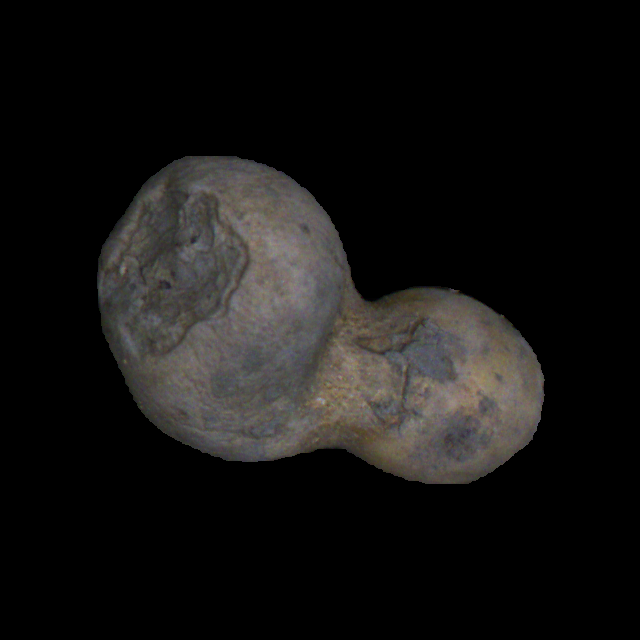
#> input picture 5_classes_malformed/bottleneck/sd_malformed_12_2_1_108_3.png, 640 x 640 px, found by its file name
$ jupyter execute --allow-errors fourier_bad.ipynb   (shell and % lines are left out)
#> lines starting #> are read from the running program, lines starting #| are printed output that depends on the picture; after the words box and inside, x2 and y2 are one past the last pixel; in counts of white or black regions, pixels touching at a corner belong together
[cell 1]
import cv2
import numpy as np
from scipy.interpolate import interp1d
from pyefd import elliptic_fourier_descriptors
from matplotlib import pyplot as plt

[cell 2]
def process_image_and_calculate_dft(image_path, target_length=256):

    # Load image
    img = cv2.imread(image_path, cv2.IMREAD_UNCHANGED)
    gray = cv2.cvtColor(img, cv2.COLOR_BGR2GRAY)
    blur = cv2.GaussianBlur(gray, (5, 5), 0)

    _, thresh = cv2.threshold(blur, 1, 255, cv2.THRESH_BINARY)

    plt.imshow(gray)
    plt.show()

    plt.imshow(thresh)
    plt.show()

    contours, _ = cv2.findContours(thresh, cv2.RETR_EXTERNAL, cv2.CHAIN_APPROX_NONE)

    if not contours:
        raise ValueError("No contours found")

    coeffs = []

    for cnt in contours:
        # Find the coefficients of the contours
        coeffs.append(elliptic_fourier_descriptors(np.squeeze(cnt, axis=1), order=10))

    potato_contour = max(contours, key=cv2.contourArea)

    M = cv2.moments(potato_contour)

    if M['m00'] == 0:
        raise ValueError("Invalid contour")

    # Calculate the centroid
    cx = int(M['m10']/M['m00'])
    cy = int(M['m01']/M['m00'])

    potato_contour = potato_contour.squeeze()

    distances = np.sqrt((potato_contour[:, 0] - cx)**2 + (potato_contour[:, 1] - cy)**2)

    x_old = np.linspace(0, 1, len(distances))
    f = interp1d(x_old, distances, kind='linear')
    x_new = np.linspace(0, 1, target_length)

    distances_interpolated = f(x_new)

    # Normalize the interpolated distances so that the maximum distance is 250
    max_distance = np.max(distances_interpolated)
    distances_normalized = distances_interpolated / max_distance * 250

    dft_result = np.fft.fft(distances_normalized)

    dft_magnitude = np.abs(dft_result)

    return dft_magnitude

[cell 3]
img_path = "/home/mishkat/Downloads/malformed_potato/potato_good_malformed/malformed_potatoes_fourier_2_class/malformed/sd_malformed_12_2_1_108_3.png"

#> (a cell that did not finish here is left out)

#> in process_image_and_calculate_dft, img is the input picture: shape (640, 640, 3); mean B, G, R 19.1, 20.1, 21.2
#> in process_image_and_calculate_dft, `_, thresh = cv2.threshold(blur, 1, 255, cv2.THRESH_BINARY)`:
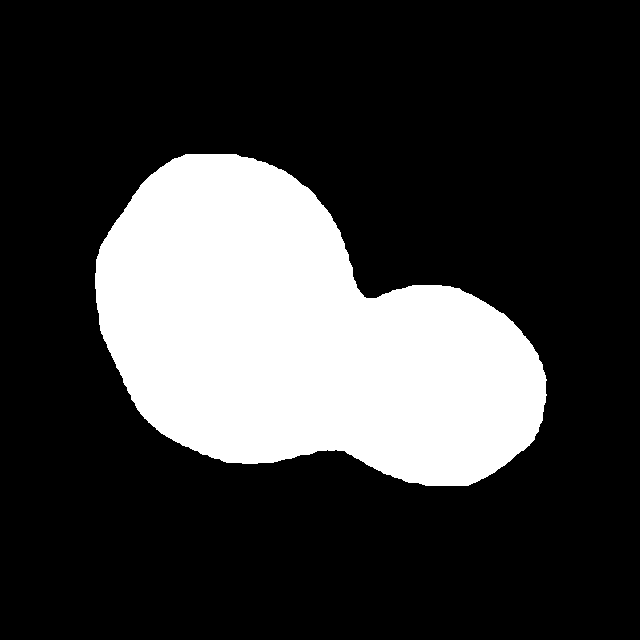
#> thresh: shape (640, 640); 23.9% white; 1 white region
#> in process_image_and_calculate_dft, `contours, _ = cv2.findContours(thresh, cv2.RETR_EXTERNAL, cv2.CHAIN_AP..`: contours = 1 contour; box (x1, y1, x2, y2) and area: (95, 154, 547, 486) 97432
#> the loop in process_image_and_calculate_dft, `for cnt in contours:` made 1 pass
#> after the loop in process_image_and_calculate_dft, `for cnt in contours:`: coeffs = []

[cell 5]
# Plotting the DFT and Images
def show_images_and_dft(img_path, check):
    img = cv2.imread(img_path, cv2.IMREAD_UNCHANGED)
    plt.figsize = (12, 6)
    plt.subplot(1, 2, 1)
    plt.imshow(img)
    plt.title('Original Image')

    plt.subplot(1, 2, 2)
    plt.plot(check[:256 // 2])  # Plot only half (symmetrical)
    # plt.plot(check[:256])
    plt.title('Fourier Magnitude')
    plt.xlabel('Frequency')
    plt.ylabel('Magnitude')

    plt.tight_layout()
    plt.show()

[cell 6]
img_path = "/home/mishkat/Downloads/malformed_potato/potato_good_malformed/malformed_potatoes_fourier_2_class/malformed/sd_malformed_12_2_1_114_9.png"
#> (the rest of this cell did not finish here and is left out)

#> call 2 of process_image_and_calculate_dft, with target_length = 256
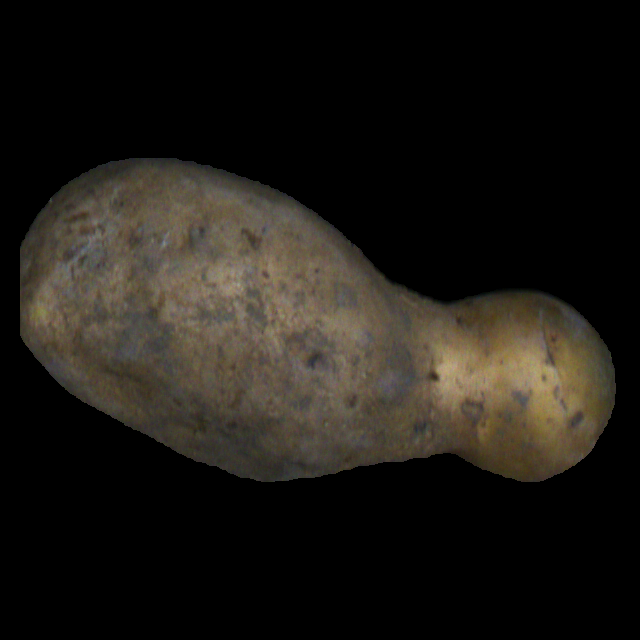
#> input picture potato_good_malformed/malformed_potatoes_fourier_2_class/malformed/sd_malformed_12_2_1_114_9.png, 640 x 640 px, found by its file name
#> in process_image_and_calculate_dft, img is the input picture: shape (640, 640, 3); mean B, G, R 20.9, 25.9, 29.1
#> in process_image_and_calculate_dft (call 2), `gray = cv2.cvtColor(img, cv2.COLOR_BGR2GRAY)`:
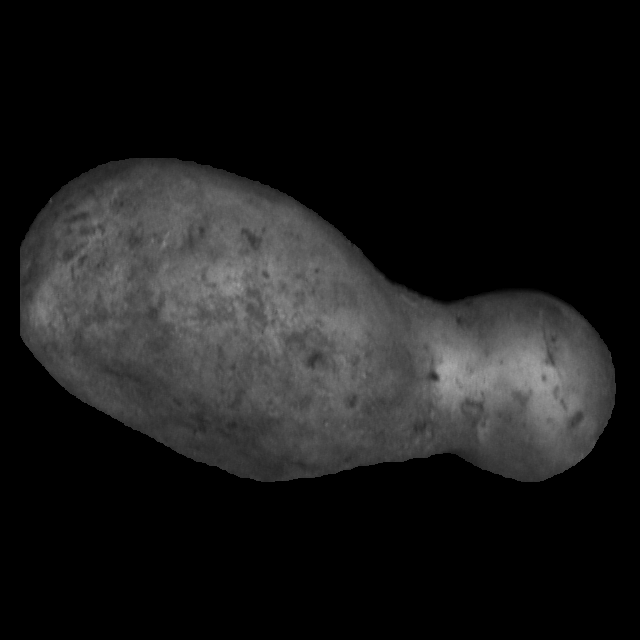
#> gray: shape (640, 640); min 0, max 170, mean 26.3
#> in process_image_and_calculate_dft (call 2), `_, thresh = cv2.threshold(blur, 1, 255, cv2.THRESH_BINARY)`:
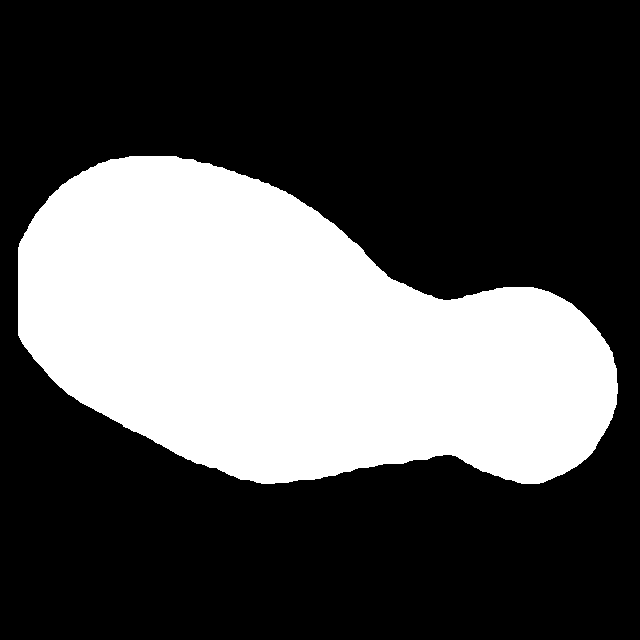
#> thresh: shape (640, 640); 32.4% white; 1 white region
#> in process_image_and_calculate_dft (call 2), `contours, _ = cv2.findContours(thresh, cv2.RETR_EXTERNAL, cv2.CHAIN_AP..`: contours = 1 contour; box (x1, y1, x2, y2) and area: (18, 156, 618, 484) 131861

#> (a cell that did not finish here is left out)

[cell 8]
img_path = "/home/mishkat/Downloads/malformed_potato/potato_good_malformed/malformed_potatoes_fourier_2_class/malformed/sd_malformed_12_2_1_110_13.png"

#> (the rest of this cell did not finish here and is left out)


#> (a cell that did not finish here is left out)

[cell 10]
img_path = "/home/mishkat/Downloads/malformed_potato/potato_good_malformed/malformed_potatoes_fourier_2_class/good/Afra_12_2_1_100_0.png"
#> (the rest of this cell did not finish here and is left out)


#> (a cell that did not finish here is left out)

[cell 12]
img_path = "/home/mishkat/Downloads/malformed_potato/potato_good_malformed/malformed_potatoes_fourier_2_class/good/Afra_12_2_1_130_11.png"
#> (the rest of this cell did not finish here and is left out)

#> (a cell that did not finish here is left out)

[cell 14]
img_path = "/home/mishkat/Downloads/malformed_potato/potato_good_malformed/malformed_potatoes_fourier_3_class/ugly/sd_malformed_12_2_1_102_0.png"
#> (the rest of this cell did not finish here and is left out)

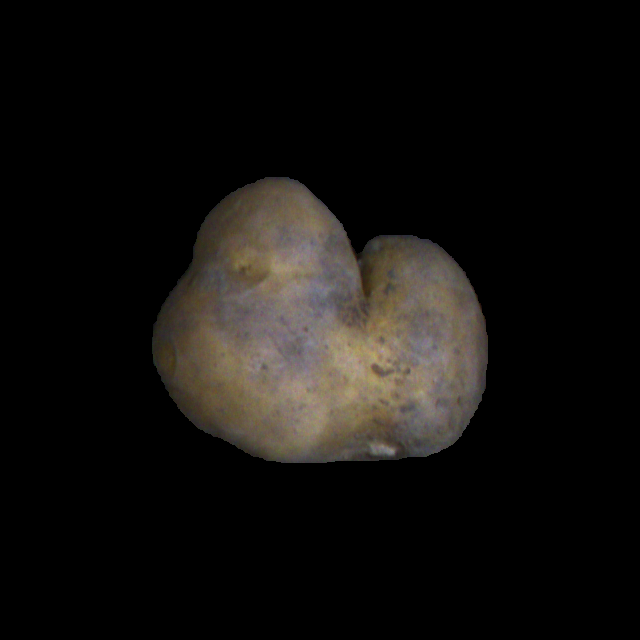
#> input picture potato_good_malformed/malformed_potatoes_fourier_3_class/malformed/ugly/sd_malformed_12_2_1_102_0.png, 640 x 640 px, found by its file name
#> in process_image_and_calculate_dft, img is the input picture: shape (640, 640, 3); mean B, G, R 14.4, 16.6, 18.6
#> in process_image_and_calculate_dft (call 6), `gray = cv2.cvtColor(img, cv2.COLOR_BGR2GRAY)`:
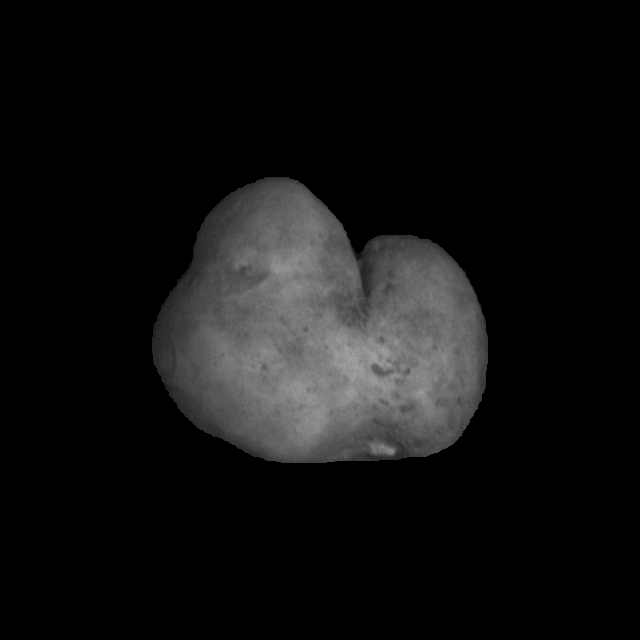
#> gray: shape (640, 640); min 0, max 165, mean 16.9
#> in process_image_and_calculate_dft (call 6), `_, thresh = cv2.threshold(blur, 1, 255, cv2.THRESH_BINARY)`:
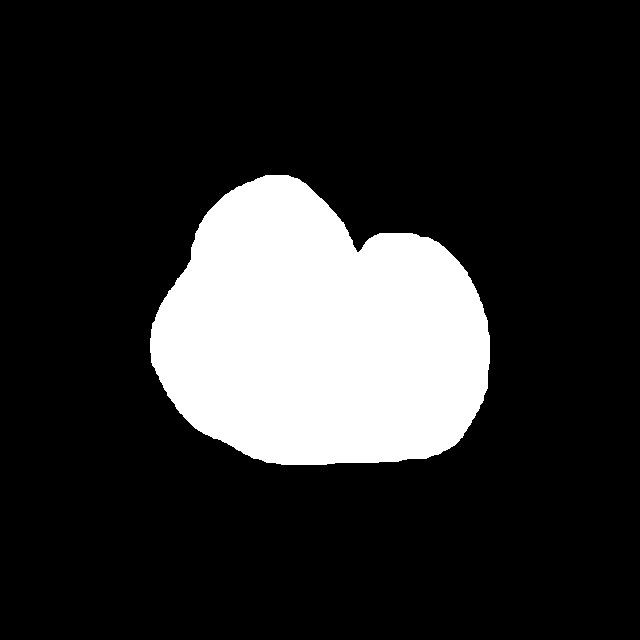
#> thresh: shape (640, 640); 17.9% white; 1 white region
#> in process_image_and_calculate_dft (call 6), `contours, _ = cv2.findContours(thresh, cv2.RETR_EXTERNAL, cv2.CHAIN_AP..`: contours = 1 contour; box (x1, y1, x2, y2) and area: (150, 175, 490, 465) 72933
